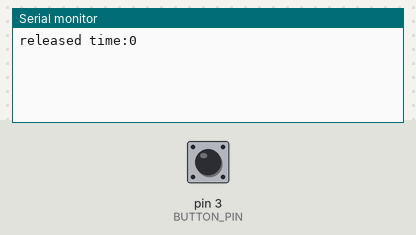
Recording of a sketch running on a simulated Arduino Uno, built with avr-gcc and run on an emulated ATmega328P. Shown: the last lines printed to the serial monitor. The test bench sets the inputs (shaded band); at power-on: pin 3 (BUTTON_PIN) HIGH.

Above: at 1.2 s.
1.3 s: pin 3 (BUTTON_PIN) pulled LOW for 0.15 s
At 2.4 s:
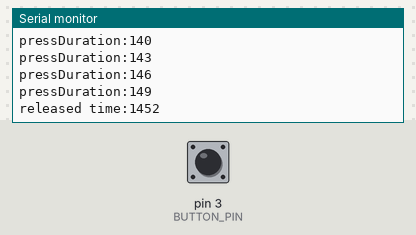
2.9 s: pin 3 (BUTTON_PIN) pulled LOW for 1 s
At 4.9 s:
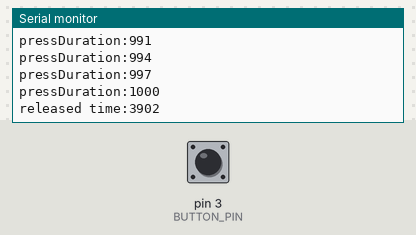
5.4 s: pin 3 (BUTTON_PIN) pulled LOW for 0.15 s
At 6.7 s:
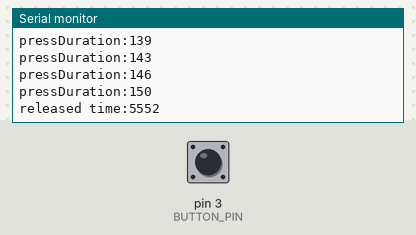
Timing chart, 0 to 8.4 s (numbered marks = the images above; inputs shaded):
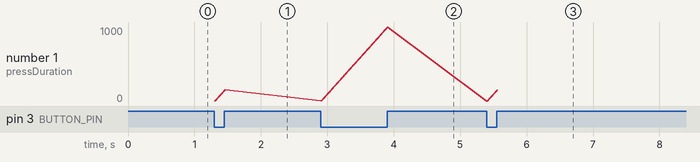

The sketch:

050_LongPress_Button_Flag.ino
```cpp
#include <Chrono.h>
Chrono longpress_metro;

// constants won't change. They're used here to set pin numbers:
const int BUTTON_PIN = 3; // the number of the pushbutton pin
const int LONG_PRESS_TIME  = 2000; // 1000 milliseconds

// Variables will change:
int lastState = LOW;  // the previous state from the input pin
int currentState;     // the current reading from the input pin
unsigned long pressedTime  = 0;
unsigned long releasedTime = 0;

void setup() {
  Serial.begin(57600);
  pinMode(BUTTON_PIN, INPUT_PULLUP);
}

long pressDuration;
bool active_state = true;


void loop() {
  //longPress();

  if (active_state == true)
  {
    longPress();
  }
  else
  {
    if (longpress_metro.hasPassed(5000))
    {
      Serial.println("active_state = true");
      active_state = true;
      //longpress_metro.restart();
    }
  }

}

void longPress()
{
  if (active_state == true)
  {
    // read the state of the switch/button:
    currentState = digitalRead(BUTTON_PIN);

    if (lastState == HIGH && currentState == LOW) {      // button is pressed

      pressedTime = millis();

      Serial.print("pressed time:");
      Serial.println(pressedTime);

    }
    else if (lastState == LOW && currentState == HIGH) { // button is released

      releasedTime = millis();

      Serial.print("released time:");
      Serial.println(releasedTime);

    }

     if (currentState == 0)
    {
      pressDuration = millis() - pressedTime;

      Serial.print("pressDuration:");
      Serial.println(pressDuration);

      if (pressDuration > 2000)
      {
        Serial.println("active_state = false");
        active_state = false;
        longpress_metro.restart();
      }

    }

    // save the the last state
    lastState = currentState;
  }
}
```

Measured:
- after the input at 1.3 s, the serial monitor: prints a new line at once (image 1)
- after the input at 2.9 s, the serial monitor: prints a new line at once (image 2)
- plotted number 1: 149 → 1000 after the input at 2.9 s
